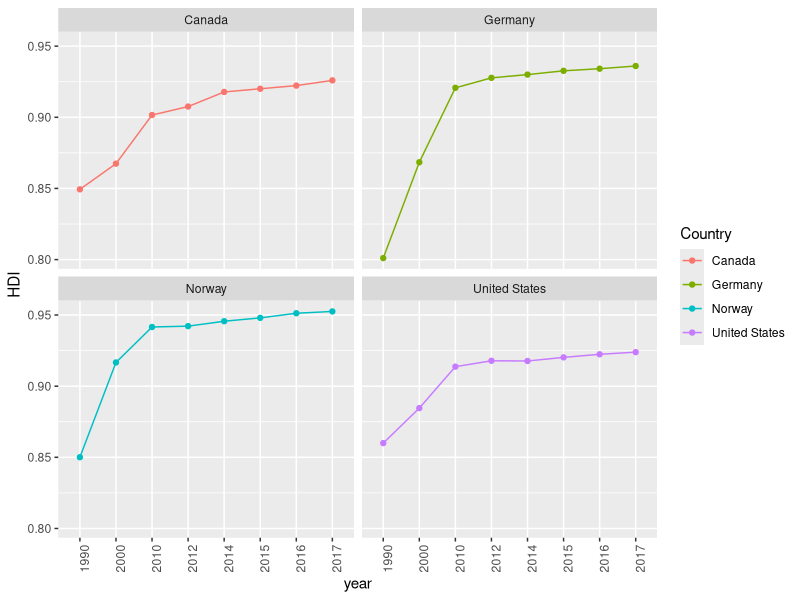

Recreate this plot in R.
## ---- chunk 1
knitr::opts_chunk$set(echo = TRUE)
## ---- chunk 2
library(tidyverse)
library(readxl)
X2018_statistical_annex_all <- read_excel("2018_statistical_annex_all.xlsx", 
    sheet = "Table 2")
#View(X2018_statistical_annex_all)
## ---- chunk 3

names(X2018_statistical_annex_all)<-c("HDI Rank","Country","HDIValue1990","", "HDIValue2000","","HDIValue2010","","HDIValue2012","","HDIValue2014","","HDIValue2015","","HDIValue2016","","HDIValue2017","","ChangeinHDI2012-2017","","AvgAnualHDIgrowth1990-2000","","AvgAnualHDIgrowth2000-2010","","AvgAnualHDIgrowth2010-2017","","AvgAnualHDIgrowth1990-2017")
## ---- chunk 4
#remove first 5 rows
data<-X2018_statistical_annex_all[-(1:5),]
#remove all blank cols
data<-data[,-which(names(data)=="")]
#remove rows which don't contain data
data<-data[-which(is.na(data$HDIValue2017)),]

#rename data
colnames(data)<-sub("HDIValue","",colnames(data))

getClass<- function(m){
  #very high for [0.8,1], high for [0.7, .8), medium for [.55, .7) and low below .55):
  res<-c()
  
  #print(length(m))
  for(x in m){
  if (x >= 0.8){
   # print("very high")
    res<-c(res,"very high")
  }
  else if (x >= 0.7){
   # print("high")
    res<-c(res,"high")
    }
  else if (x >= 0.55){
   # print("medium")
    res<-c(res,"medium")
    }
  else {
    #print("low")
    res<-c(res,"low")
  }
  }
  return(res)
    
}

data<-data%>%gather(key = year, value = HDI,3:10) %>% select(Country,year,HDI) %>% mutate(Classification=getClass(HDI))

data$year<-as.character(data$year)
data$HDI<-as.double(data$HDI)
data$Classification<-as.factor(data$Classification)
data$Classification = factor(data$Classification,levels(data$Classification)[c(2,3,1,4)],ordered=TRUE)


head(data)

## ---- chunk 5
ggplot(data=data%>%filter(Country %in% c("United States","Norway","Germany","Canada")),aes(x=year,y=HDI,color=Country,group = 1))+geom_point()+ geom_line()+facet_wrap(~Country)+theme(axis.text.x = element_text(angle = 90, hjust = 1))

## ---- chunk 6
data%>%group_by(Country,Classification,year)%>%filter(year==2000 | year==2017)%>% count %>% spread(key = year, value = Classification) %>% 
      mutate(change= ifelse(`2000`==`2017`,"no",ifelse(`2000`>=`2017`,"neg","pos")))%>%group_by(change) %>% count()
